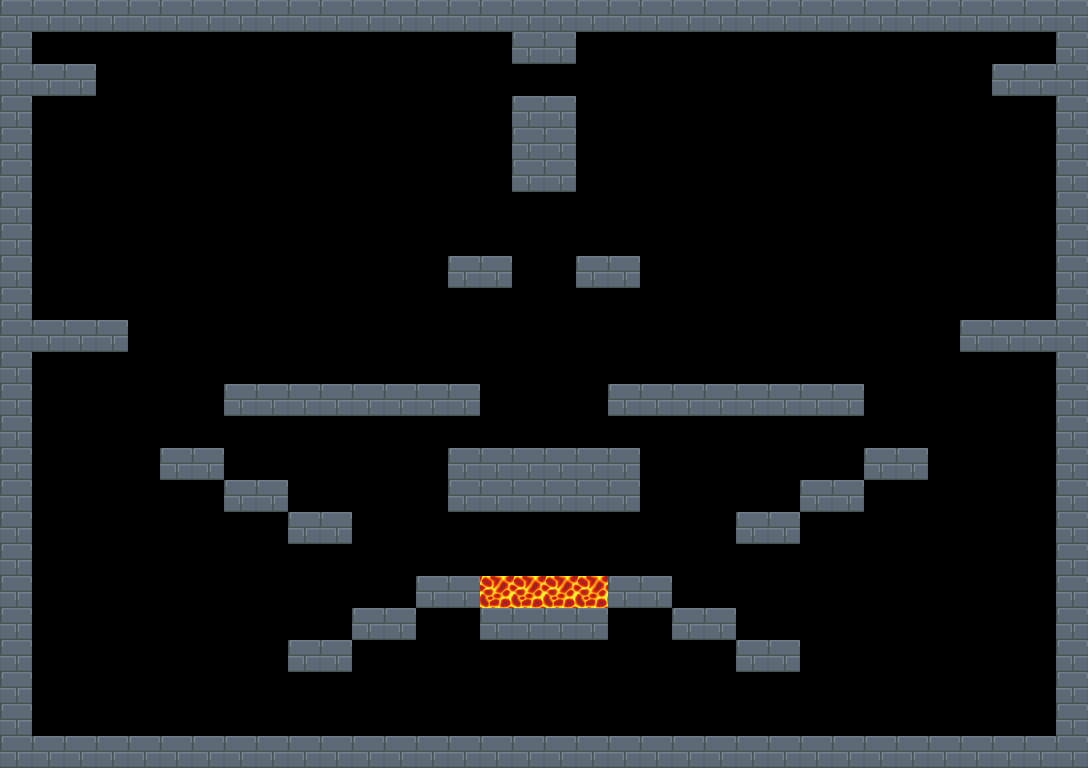

A 2D game scene composited from a Tiled map and its tileset images. What follows is a short description and the map's XML, with every tile layer's data as written:
An orthogonal 34x24 tile map with 32x32 px tiles, 1 tile layer (Tile Layer 1), 5 tilesets.

<map version="1.2" tiledversion="1.2.1" orientation="orthogonal" renderorder="right-down" width="34" height="24" tilewidth="32" tileheight="32" infinite="0" nextlayerid="18" nextobjectid="16">
 <tileset firstgid="1" source="platform.tsx" />
 <tileset firstgid="2" source="lava.tsx" />
 <tileset firstgid="3" source="water.tsx" />
 <tileset firstgid="4" source="portal1.tsx" />
 <tileset firstgid="5" source="portal2.tsx" />
 <layer id="17" name="Tile Layer 1" width="34" height="24">
  <data encoding="csv">
1,1,1,1,1,1,1,1,1,1,1,1,1,1,1,1,1,1,1,1,1,1,1,1,1,1,1,1,1,1,1,1,1,1,
1,0,0,0,0,0,0,0,0,0,0,0,0,0,0,0,1,1,0,0,0,0,0,0,0,0,0,0,0,0,0,0,0,1,
1,1,1,0,0,0,0,0,0,0,0,0,0,0,0,0,0,0,0,0,0,0,0,0,0,0,0,0,0,0,0,1,1,1,
1,0,0,0,0,0,0,0,0,0,0,0,0,0,0,0,1,1,0,0,0,0,0,0,0,0,0,0,0,0,0,0,0,1,
1,0,0,0,0,0,0,0,0,0,0,0,0,0,0,0,1,1,0,0,0,0,0,0,0,0,0,0,0,0,0,0,0,1,
1,0,0,0,0,0,0,0,0,0,0,0,0,0,0,0,1,1,0,0,0,0,0,0,0,0,0,0,0,0,0,0,0,1,
1,0,0,0,0,0,0,0,0,0,0,0,0,0,0,0,0,0,0,0,0,0,0,0,0,0,0,0,0,0,0,0,0,1,
1,0,0,0,0,0,0,0,0,0,0,0,0,0,0,0,0,0,0,0,0,0,0,0,0,0,0,0,0,0,0,0,0,1,
1,0,0,0,0,0,0,0,0,0,0,0,0,0,1,1,0,0,1,1,0,0,0,0,0,0,0,0,0,0,0,0,0,1,
1,0,0,0,0,0,0,0,0,0,0,0,0,0,0,0,0,0,0,0,0,0,0,0,0,0,0,0,0,0,0,0,0,1,
1,1,1,1,0,0,0,0,0,0,0,0,0,0,0,0,0,0,0,0,0,0,0,0,0,0,0,0,0,0,1,1,1,1,
1,0,0,0,0,0,0,0,0,0,0,0,0,0,0,0,0,0,0,0,0,0,0,0,0,0,0,0,0,0,0,0,0,1,
1,0,0,0,0,0,0,1,1,1,1,1,1,1,1,0,0,0,0,1,1,1,1,1,1,1,1,0,0,0,0,0,0,1,
1,0,0,0,0,0,0,0,0,0,0,0,0,0,0,0,0,0,0,0,0,0,0,0,0,0,0,0,0,0,0,0,0,1,
1,0,0,0,0,1,1,0,0,0,0,0,0,0,1,1,1,1,1,1,0,0,0,0,0,0,0,1,1,0,0,0,0,1,
1,0,0,0,0,0,0,1,1,0,0,0,0,0,1,1,1,1,1,1,0,0,0,0,0,1,1,0,0,0,0,0,0,1,
1,0,0,0,0,0,0,0,0,1,1,0,0,0,0,0,0,0,0,0,0,0,0,1,1,0,0,0,0,0,0,0,0,1,
1,0,0,0,0,0,0,0,0,0,0,0,0,0,0,0,0,0,0,0,0,0,0,0,0,0,0,0,0,0,0,0,0,1,
1,0,0,0,0,0,0,0,0,0,0,0,0,1,1,2,2,2,2,1,1,0,0,0,0,0,0,0,0,0,0,0,0,1,
1,0,0,0,0,0,0,0,0,0,0,1,1,0,0,1,1,1,1,0,0,1,1,0,0,0,0,0,0,0,0,0,0,1,
1,0,0,0,0,0,0,0,0,1,1,0,0,0,0,0,0,0,0,0,0,0,0,1,1,0,0,0,0,0,0,0,0,1,
1,0,0,0,0,0,0,0,0,0,0,0,0,0,0,0,0,0,0,0,0,0,0,0,0,0,0,0,0,0,0,0,0,1,
1,0,0,0,0,0,0,0,0,0,0,0,0,0,0,0,0,0,0,0,0,0,0,0,0,0,0,0,0,0,0,0,0,1,
1,1,1,1,1,1,1,1,1,1,1,1,1,1,1,1,1,1,1,1,1,1,1,1,1,1,1,1,1,1,1,1,1,1
</data>
 </layer>
 <objectgroup id="5" name="Object Layer 1" />
</map>
